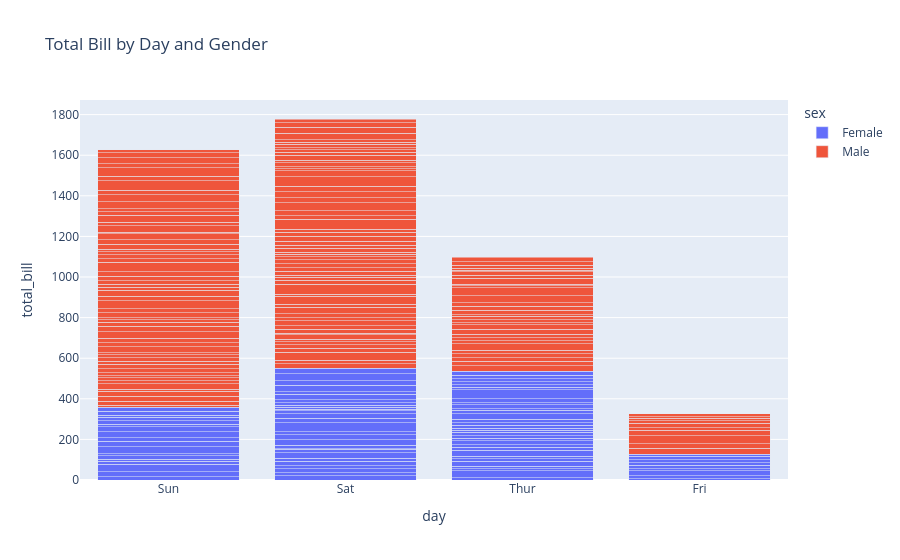

Notebook cell for this chart:
### Markdown cell above
# Stacked Bar Chart

### Code cell
import plotly.express as px

# Load a sample dataset (a pandas DataFrame)
df = px.data.tips()

# Create a stacked bar chart
# x='day' specifies the main categories on the x-axis
# y='total_bill' specifies the values for the y-axis
# color='sex' specifies the sub-categories to stack within each bar
fig = px.bar(df, x="day", y="total_bill", color="sex", title="Total Bill by Day and Gender", barmode='stack')

# Display the figure
fig.show()

### Figure 1 — Plotly figure (JSON) as saved in the notebook; plotly's stock layout.template omitted (floating-point values rounded to 4 significant figures; data arrays with more than 128 entries replaced by an {"elided": "..."} marker saying what was removed)
{"data": [{"hovertemplate": "sex=Female<br>day=%{x}<br>total_bill=%{y}<extra></extra>", "legendgroup": "Female", "marker": {"color": "#636efa", "pattern": {"shape": ""}}, "name": "Female", "orientation": "v", "showlegend": true, "textposition": "auto", "type": "bar", "x": ["Sun", "Sun", "Sun", "Sun", "Sun", "Sun", "Sat", "Sat", "Sat", "Sat", "Sat", "Sat", "Sun", "Sun", "Sat", "Sat", "Sat", "Sat", "Sat", "Sat", "Sat", "Thur", "Thur", "Fri", "Fri", "Fri", "Fri", "Fri", "Sat", "Sat", "Sat", "Sat", "Sat", "Sun", "Sun", "Thur", "Thur", "Thur", "Thur", "Thur", "Thur", "Thur", "Thur", "Thur", "Thur", "Thur", "Thur", "Thur", "Thur", "Thur", "Thur", "Thur", "Thur", "Thur", "Thur", "Thur", "Thur", "Sun", "Sun", "Sun", "Sun", "Sun", "Sat", "Sat", "Sun", "Sun", "Sun", "Thur", "Thur", "Thur", "Thur", "Thur", "Thur", "Thur", "Sat", "Sat", "Sat", "Sat", "Sat", "Fri", "Fri", "Fri", "Fri", "Sat", "Sat", "Sat", "Thur"], "xaxis": "x", "y": [16.99, 24.59, 35.26, 14.83, 10.33, 16.97, 20.29, 15.77, 19.65, 15.06, 20.69, 16.93, 10.29, 34.81, 26.41, 16.45, 3.07, 17.07, 26.86, 25.28, 14.73, 10.07, 34.83, 5.75, 16.32, 22.75, 11.35, 15.38, 44.3, 22.42, 20.92, 14.31, 7.25, 25.71, 17.31, 10.65, 12.43, 24.08, 13.42, 12.48, 29.8, 14.52, 11.38, 20.27, 11.17, 12.26, 18.26, 8.51, 10.33, 14.15, 13.16, 17.47, 27.05, 16.43, 8.35, 18.64, 11.87, 29.85, 25.0, 13.39, 16.21, 17.51, 10.59, 10.63, 9.6, 20.9, 18.15, 19.81, 43.11, 13.0, 12.74, 13.0, 16.4, 16.47, 12.76, 13.27, 28.17, 12.9, 30.14, 13.42, 15.98, 16.27, 10.09, 22.12, 35.83, 27.18, 18.78], "yaxis": "y"}, {"hovertemplate": "sex=Male<br>day=%{x}<br>total_bill=%{y}<extra></extra>", "legendgroup": "Male", "marker": {"color": "#EF553B", "pattern": {"shape": ""}}, "name": "Male", "orientation": "v", "showlegend": true, "textposition": "auto", "type": "bar", "x": {"elided": "157 str values"}, "xaxis": "x", "y": {"elided": "157 float values"}, "yaxis": "y"}], "layout": {"barmode": "stack", "legend": {"title": {"text": "sex"}, "tracegroupgap": 0}, "title": {"text": "Total Bill by Day and Gender"}, "xaxis": {"anchor": "y", "domain": [0, 1], "title": {"text": "day"}}, "yaxis": {"anchor": "x", "domain": [0, 1], "title": {"text": "total_bill"}}}}
